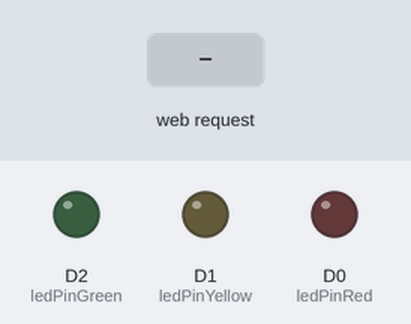
Simulated run of this sketch. Board: ESP8266 (NodeMCU). On the bench: output pins drawn as LEDs (lit = HIGH). Inputs (shaded band) come from the test bench. WiFi joins after 1.5 s; servers stay silent unless stated; what the sketch prints to the serial monitor is not drawn.

Above: at 2.7 s.
2.8 s: HTTP request GET /?mode=1 received
At 3.8 s:
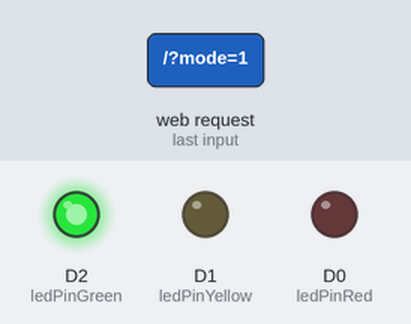
5.8 s: HTTP request GET /?mode=2 received
At 7.0 s:
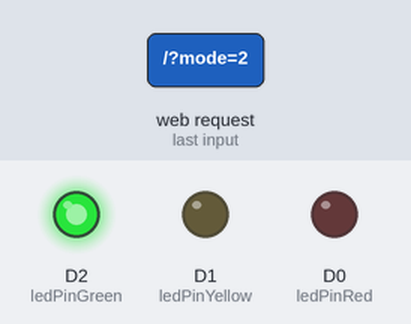
7.3 s: HTTP request GET /?mode=4 received
At 8.58 s:
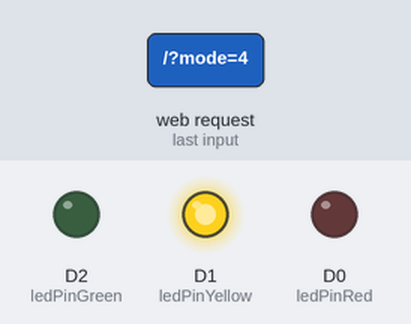
Timing chart, 0 to 16.3 s (numbered marks = the images above; inputs shaded):
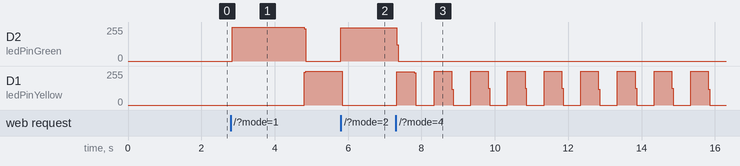

The sketch:

RDU_Light_Control.ino
```cpp
#include <ESP8266WiFi.h>

const char* ssid = "Redmi 9T";
const char* password = "03042002";

int ledPinRed = D0;     // GPIO0
int ledPinYellow = D1;  // GPIO1
int ledPinGreen = D2;   // GPIO2

WiFiServer server(80);

int currentMode = 0;
unsigned long modeStartTime = 0;

void setup() {
  Serial.begin(115200);
  delay(10);

  pinMode(ledPinRed, OUTPUT);
  pinMode(ledPinYellow, OUTPUT);
  pinMode(ledPinGreen, OUTPUT);

  digitalWrite(ledPinRed, LOW);
  digitalWrite(ledPinYellow, LOW);
  digitalWrite(ledPinGreen, LOW);

  // Connect to WiFi network
  Serial.println();
  Serial.println();
  Serial.print("Connecting to ");
  Serial.println(ssid);

  WiFi.begin(ssid, password);

  while (WiFi.status() != WL_CONNECTED) {
    delay(500);
    Serial.print(".");
  }
  Serial.println("");
  Serial.println("WiFi connected");

  // Start the server
  server.begin();
  Serial.println("Server started");

  // Print the IP address
  Serial.print("Use this URL to connect: ");
  Serial.print("http://");
  Serial.print(WiFi.localIP());
  Serial.println("/");
}

void resetLEDs() {
  digitalWrite(ledPinRed, LOW);
  digitalWrite(ledPinYellow, LOW);
  digitalWrite(ledPinGreen, LOW);
}

void mode1() {
  unsigned long elapsedTime = millis() - modeStartTime;

  if (elapsedTime < 2000) {
    resetLEDs();
    digitalWrite(ledPinGreen, HIGH);
  } else if (elapsedTime < 3000) {
    resetLEDs();
    digitalWrite(ledPinYellow, HIGH);
  } else if (elapsedTime < 5000) {
    resetLEDs();
    digitalWrite(ledPinRed, HIGH);
  } else {
    modeStartTime = millis();  // Reset the start time for the next cycle
  }
}

void mode2() {
  unsigned long elapsedTime = millis() - modeStartTime;

  if (elapsedTime < 4000) {
    resetLEDs();
    digitalWrite(ledPinGreen, HIGH);
  } else if (elapsedTime < 5000) {
    resetLEDs();
    digitalWrite(ledPinYellow, HIGH);
  } else if (elapsedTime < 9000) {
    resetLEDs();
    digitalWrite(ledPinRed, HIGH);
  } else {
    modeStartTime = millis();  // Reset the start time for the next cycle
  }
}

void mode3() {
  unsigned long elapsedTime = millis() - modeStartTime;

  if (elapsedTime < 8000) {
    resetLEDs();
    digitalWrite(ledPinGreen, HIGH);
  } else if (elapsedTime < 9000) {
    resetLEDs();
    digitalWrite(ledPinYellow, HIGH);
  } else if (elapsedTime < 17000) {
    resetLEDs();
    digitalWrite(ledPinRed, HIGH);
  } else {
    modeStartTime = millis();  // Reset the start time for the next cycle
  }
}


void mode4() {
  unsigned long elapsedTime = millis() - modeStartTime;

  if (elapsedTime % 1000 < 500) {
    resetLEDs();
    digitalWrite(ledPinYellow, HIGH);
  } else {
    resetLEDs();
  }
}

void handleRequest(WiFiClient client) {
  String request = client.readStringUntil('\r');
  Serial.println(request);
  client.flush();

  if (request.indexOf("/favicon.ico") != -1) {
    // Ignore the request for favicon.ico
    return;
  }

  int mode = 0;
  if (request.indexOf("GET /?mode=1") != -1) {
    mode = 1;
  } else if (request.indexOf("GET /?mode=2") != -1) {
    mode = 2;
  } else if (request.indexOf("GET /?mode=3") != -1) {
    mode = 3;
  } else if (request.indexOf("GET /?mode=4") != -1) {
    mode = 4;
  }

  currentMode = mode;
  modeStartTime = millis();  // Reset the start time when the mode changes

  client.println("HTTP/1.1 200 OK");
  client.println("Content-Type: text/html");
  client.println("");
  client.println("<!DOCTYPE HTML>");
  client.println("<html>");
  client.println("<body>");
  client.println("<h1>ESP8266 LED Control</h1>");
  client.println("<form action='/' method='get'>");
  client.println("Mode 1: <input type='submit' name='mode' value='1'><br>");
  client.println("Mode 2: <input type='submit' name='mode' value='2'><br>");
  client.println("Mode 3: <input type='submit' name='mode' value='3'><br>");
  client.println("Mode 4: <input type='submit' name='mode' value='4'><br>");
  client.println("</form>");
  client.println("</body>");
  client.println("</html>");

  delay(1);
  Serial.println("Client disconnected");
  Serial.println("");
}

void loop() {
  WiFiClient client = server.available();
  if (client) {
    Serial.println("New client");
    while (client.connected() && !client.available()) {
      delay(1);
    }
    handleRequest(client);
  }

  switch (currentMode) {
    case 1:
      mode1();
      break;
    case 2:
      mode2();
      break;
    case 3:
      mode3();
      break;
    case 4:
      mode4();
      break;
    default:
      break;
  }
}
```

Measured:
- after the input at 2.8 s, D2 (ledPinGreen): 0/255 → 253/255 at once, → 0/255 2.0 s later; D1 (ledPinYellow): 0/255 → 252/255 after 2.0 s
- after the input at 5.8 s, D2 (ledPinGreen): 0/255 → 251/255 at once; D0 (ledPinRed): stays LOW (without the input it goes to HIGH after 0.00 s)
- after the input at 7.3 s, D0 (ledPinRed): stays LOW (without the input it goes to HIGH after 3.5 s)
